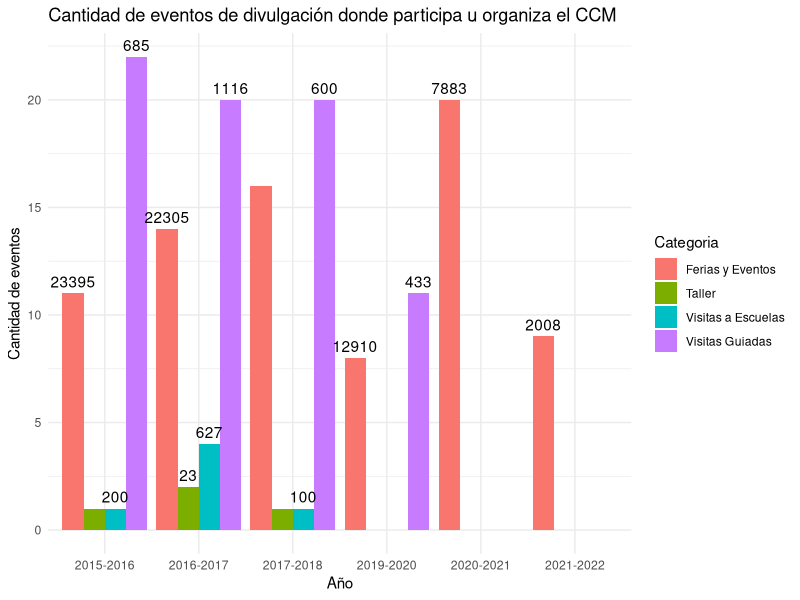

The R source for this figure:
library(tidyverse)

# Descargar Tabla de Equipo 4 desde el drive como TSV
# Cambiar el nombre de la tabla a divulgacion_CCM.tsv
# Quitarle los acentos en bash: sed -i 'y/áéíóú/aeiou/' divulgacion_CCM.tsv
setwd("Graficas_CCM/Equipo4/") # Poner el directorio apropiado
datos <- read.delim("divulgacion_CCM.tsv", header = TRUE, na.strings = "")


datos$Categoria <- as.factor(datos$Categoria)
eventos <- datos %>%
  group_by(Categoria, Año)%>%
  summarize(Cantidad_Asistentes = sum(Asistentes, na.rm = TRUE),
            Cantidad_Eventos = n())%>%
  complete(fill = list(Cantidad_Eventos = 0))

# Crear todas las combinaciones de Categoría y Año
categorias_unicas <- eventos$Categoria %>% unique()
años_unicos <- eventos$Año %>% unique()
combinaciones <- expand.grid(Categoria = categorias_unicas, Año = años_unicos)

# Realizar el join con el dataframe original
eventos_completo <- left_join(combinaciones, eventos, by = c("Categoria", "Año"))

# Llenar los valores faltantes con ceros
eventos_completo$Cantidad_Asistentes[is.na(eventos_completo$Cantidad_Asistentes)] <- 0
eventos_completo$Cantidad_Eventos[is.na(eventos_completo$Cantidad_Eventos)] <- 0


eventos_completo$Cantidad_Asistentes <- ifelse(eventos_completo$Cantidad_Asistentes == 0, NA,eventos_completo$Cantidad_Asistentes )



e <-ggplot(eventos_completo, aes(x = factor(Año), y = Cantidad_Eventos, fill = Categoria)) +
  geom_bar(stat = "identity", position = "dodge")+
  labs(title = "Cantidad de eventos de divulgación donde participa u organiza el CCM",
       x = "Año",
       y = "Cantidad de eventos") +
  theme_minimal()+
  geom_text(aes(label = Cantidad_Asistentes), position = position_dodge(width=0.9), vjust = -0.5) # Agregar texto encima de las barras
e


